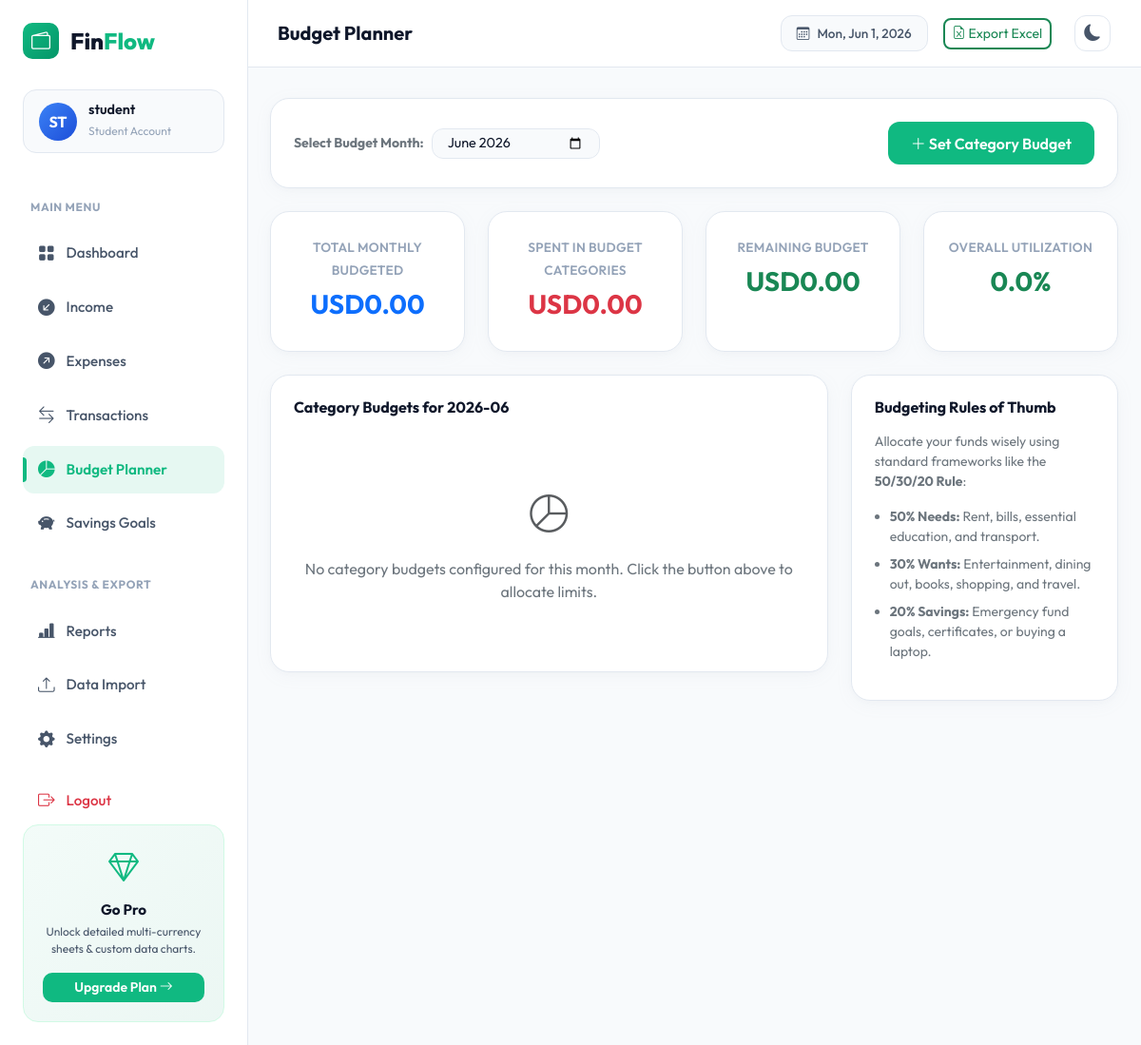
Screenshot of /budget (signed in) with the database file from the repository.
### database/models.py (models this page shows, shortened)
class User(db.Model):
    __tablename__ = 'user'
    id = db.Column(db.Integer, primary_key=True)
    username = db.Column(db.String(100), unique=True, nullable=False)
    email = db.Column(db.String(120), unique=True, nullable=False)
    password_hash = db.Column(db.String(256), nullable=False)
    incomes = db.relationship('Income', backref='user', lazy=True, cascade="all, delete-orphan")
    expenses = db.relationship('Expense', backref='user', lazy=True, cascade="all, delete-orphan")
    budgets = db.relationship('Budget', backref='user', lazy=True, cascade="all, delete-orphan")
    savings_goals = db.relationship('SavingsGoal', backref='user', lazy=True, cascade="all, delete-orphan")
    settings = db.relationship('Settings', backref='user', uselist=False, lazy=True, cascade="all, delete-orphan")

class Settings(db.Model):
    __tablename__ = 'settings'
    id = db.Column(db.Integer, primary_key=True)
    user_id = db.Column(db.Integer, db.ForeignKey('user.id'), nullable=False)
    currency = db.Column(db.String(10), nullable=False, default='USD')
    theme = db.Column(db.String(10), nullable=False, default='light')
    export_preference = db.Column(db.String(20), nullable=False, default='excel')
    is_premium = db.Column(db.Boolean, default=False, nullable=False)

### routes/budget.py (the view, shortened to what this page needs)
@budget_bp.route('/budget', methods=['GET'])
def list_budget():
    settings = get_current_settings()
    user_id = session['user_id']
    selected_month = request.args.get('month', date.today().strftime('%Y-%m'))
    try:
        year_val, month_val = map(int, selected_month.split('-'))
    except ValueError:
        selected_month = date.today().strftime('%Y-%m')
        year_val = date.today().year
        month_val = date.today().month
    budgets = Budget.query.filter(Budget.month == selected_month, Budget.user_id == user_id).all()
    budget_details = []
    total_budget_limit = 0.0
    total_spent = 0.0
    categories = ["Food", "Transport", "Rent", "Education", "Books", "Shopping", "Entertainment", "Health", "Travel", "Subscriptions", "Other"]
    remaining_total = total_budget_limit - total_spent
    total_utilization = round((total_spent / total_budget_limit) * 100, 1) if total_budget_limit > 0 else 0.0
    return render_template(
        'budget.html',
        settings=settings,
        budgets=budget_details,
        categories=categories,
        selected_month=selected_month,
        total_budget_limit=total_budget_limit,
        total_spent=total_spent,
        remaining_total=remaining_total,
        total_utilization=total_utilization
    )

### templates/budget.html (shortened to what this page needs)
{% extends 'base.html' %}
{% block page_title %}Budget Planner{% endblock %}
{% block content %}
<div class="animate-fade-in">
    <div class="stat-card mb-4">
        <div class="d-flex flex-column flex-md-row justify-content-between align-items-md-center gap-3">
            <form action="{{ url_for('budget.list_budget') }}" method="GET" class="d-flex align-items-center gap-2 m-0" id="month-form">
                <label for="month" class="small fw-bold text-secondary text-nowrap m-0">Select Budget Month:</label>
                <input type="month" name="month" id="month" class="form-control py-1 px-3" value="{{ selected_month }}" onchange="document.getElementById('month-form').submit();">
            </form>
            <button class="btn btn-primary-custom" data-bs-toggle="modal" data-bs-target="#addBudgetModal">
                <i class="bi bi-plus-lg"></i> Set Category Budget
            </button>
        </div>
    </div>
    <div class="row g-4 mb-4">
        <div class="col-md-3">
            <div class="stat-card text-center">
                <span class="card-label">Total Monthly Budgeted</span>
                <h3 class="fw-bold mt-2 text-primary">{{ settings.currency if settings else '$' }}{{ "{:,.2f}".format(total_budget_limit) }}</h3>
            </div>
        </div>
        <div class="col-md-3">
            <div class="stat-card text-center">
                <span class="card-label">Spent in Budget Categories</span>
                <h3 class="fw-bold mt-2 text-danger">{{ settings.currency if settings else '$' }}{{ "{:,.2f}".format(total_spent) }}</h3>
            </div>
        </div>
        <div class="col-md-3">
            <div class="stat-card text-center">
                <span class="card-label">Remaining Budget</span>
                <h3 class="fw-bold mt-2 text-success">{{ settings.currency if settings else '$' }}{{ "{:,.2f}".format(remaining_total) }}</h3>
            </div>
        </div>
        <div class="col-md-3">
            <div class="stat-card text-center">
                <span class="card-label">Overall Utilization</span>
                <h3 class="fw-bold mt-2 {% if total_utilization > 100 %}text-danger{% elif total_utilization > 80 %}text-warning{% else %}text-success{% endif %}">{{ total_utilization }}%</h3>
            </div>
        </div>
    </div>
    <div class="row g-4">
        <div class="col-lg-8">
            <div class="custom-table-card p-4">
                <h6 class="fw-bold mb-4">Category Budgets for {{ selected_month }}</h6>
                {% if budgets %}
                    <div class="d-flex flex-column gap-4">
                        {% for b in budgets %}
                        <div class="budget-row p-3 rounded-4 border" style="background-color: var(--bg-primary);">
                            <div class="d-flex justify-content-between align-items-center mb-2">
                                <div>
                                    <span class="fw-bold fs-6">{{ b.category }}</span>
                                    {% if b.is_overspent %}
                                        <span class="badge bg-danger-subtle text-danger ms-2"><i class="bi bi-exclamation-triangle-fill"></i> Overspent</span>
                                    {% endif %}
                                </div>
                                <div class="d-flex gap-2 align-items-center">
                                    <button class="btn btn-sm btn-outline-primary border-0 rounded-3"
                                            data-bs-toggle="modal"
                                            data-bs-target="#editBudgetModal"
                                            data-id="{{ b.id }}"
                                            data-limit="{{ b.limit_amount }}"
                                            data-category="{{ b.category }}">
                                        <i class="bi bi-pencil-square"></i>
                                    </button>
                                    <form action="{{ url_for('budget.delete_budget', id=b.id) }}" method="POST" class="m-0" onsubmit="return confirm('Are you sure you want to delete this budget limit?');">
                                        <button type="submit" class="btn btn-sm btn-outline-danger border-0 rounded-3">
                                            <i class="bi bi-trash"></i>
                                        </button>
                                    </form>
                                </div>
                            </div>
                            <div class="d-flex justify-content-between align-items-center mb-2 small text-secondary">
                                <span>Spent: {{ settings.currency if settings else '$' }}{{ "{:,.2f}".format(b.spent) }}</span>
                                <span>Limit: {{ settings.currency if settings else '$' }}{{ "{:,.2f}".format(b.limit_amount) }}</span>
                            </div>
                            <div class="progress mb-2" style="height: 10px; border-radius: 10px; background-color: var(--border-color);">
                                <div class="progress-bar {% if b.utilization > 100 %}bg-danger{% elif b.utilization > 80 %}bg-warning{% else %}bg-success{% endif %}"
                                     role="progressbar"
                                     style="width: {% if b.utilization > 100 %}100%{% else %}{{ b.utilization }}%{% endif %}; border-radius: 10px;"
                                     aria-valuenow="{{ b.utilization }}"
                                     aria-valuemin="0"
                                     aria-valuemax="100"></div>
                            </div>
                            <div class="d-flex justify-content-between align-items-center small">
                                <span class="text-muted">Utilization: {{ b.utilization }}%</span>
                                <span class="{% if b.remaining < 0 %}text-danger fw-bold{% else %}text-success{% endif %}">
                                    {% if b.remaining < 0 %}
                                        Over by {{ settings.currency if settings else '$' }}{{ "{:,.2f}".format(b.remaining | abs) }}
                                    {% else %}
                                        {{ settings.currency if settings else '$' }}{{ "{:,.2f}".format(b.remaining) }} Left
                                    {% endif %}
                                </span>
                            </div>
                        </div>
                        {% endfor %}
                    </div>
                {% else %}
                    <div class="text-center py-5 text-secondary">
                        <i class="bi bi-pie-chart fs-1 text-muted d-block mb-3"></i>
                        No category budgets configured for this month. Click the button above to allocate limits.
                    </div>
                {% endif %}
            </div>
        </div>
        <div class="col-lg-4">
            <div class="stat-card">
                <h6 class="m-0 fw-bold mb-3">Budgeting Rules of Thumb</h6>
                <p class="text-secondary small">
                    Allocate your funds wisely using standard frameworks like the <strong>50/30/20 Rule</strong>:
                </p>
                <ul class="text-secondary small ps-3">
                    <li class="mb-2"><strong>50% Needs:</strong> Rent, bills, essential education, and transport.</li>
                    <li class="mb-2"><strong>30% Wants:</strong> Entertainment, dining out, books, shopping, and travel.</li>
                    <li><strong>20% Savings:</strong> Emergency fund goals, certificates, or buying a laptop.</li>
                </ul>
            </div>
        </div>
    </div>
</div>
{% endblock %}

### templates/base.html (shortened to what this page needs)
<!DOCTYPE html>
<html lang="en" data-theme="{{ settings.theme if settings else 'light' }}">
<head>
    <link href="https://cdn.jsdelivr.net/npm/bootstrap@5.3.3/dist/css/bootstrap.min.css" rel="stylesheet">
    <link href="https://cdn.jsdelivr.net/npm/bootstrap-icons@1.11.3/font/bootstrap-icons.min.css" rel="stylesheet">
    <link rel="stylesheet" href="{{ url_for('static', filename='css/styles.css') }}">
</head>
<body>
    <div class="app-container">
        <aside class="sidebar">
            <div class="sidebar-header">
                <div class="logo-area">
                    <span class="logo-icon"><i class="bi bi-wallet2"></i></span>
                    <span class="logo-text">Fin<span>Flow</span></span>
                </div>
            </div>
            {% if current_user %}
            <div class="profile-card">
                <div class="profile-avatar">
                    <span class="avatar-placeholder">{{ current_user.username[:2].upper() }}</span>
                </div>
                <div class="profile-info">
                    <h6 class="profile-name">{{ current_user.username }}</h6>
                    <span class="profile-role">Student Account</span>
                </div>
            </div>
            {% endif %}
            <nav class="sidebar-nav">
                <div class="nav-section-title">Main Menu</div>
                <a href="{{ url_for('dashboard.home') }}" class="nav-item {% if request.path == '/' %}active{% endif %}">
                    <i class="bi bi-grid-fill"></i>
                    <span>Dashboard</span>
                </a>
                <a href="{{ url_for('income.list_income') }}" class="nav-item {% if '/income' in request.path %}active{% endif %}">
                    <i class="bi bi-arrow-down-left-circle-fill"></i>
                    <span>Income</span>
                </a>
                <a href="{{ url_for('expense.list_expense') }}" class="nav-item {% if '/expense' in request.path %}active{% endif %}">
                    <i class="bi bi-arrow-up-right-circle-fill"></i>
                    <span>Expenses</span>
                </a>
                <a href="{{ url_for('dashboard.list_transactions') }}" class="nav-item {% if '/transactions' in request.path %}active{% endif %}">
                    <i class="bi bi-arrow-left-right"></i>
                    <span>Transactions</span>
                </a>
                <a href="{{ url_for('budget.list_budget') }}" class="nav-item {% if '/budget' in request.path %}active{% endif %}">
                    <i class="bi bi-pie-chart-fill"></i>
                    <span>Budget Planner</span>
                </a>
                <a href="{{ url_for('savings.list_savings') }}" class="nav-item {% if '/savings' in request.path %}active{% endif %}">
                    <i class="bi bi-piggy-bank-fill"></i>
                    <span>Savings Goals</span>
                </a>
                <div class="nav-section-title mt-4">Analysis & Export</div>
                <a href="{{ url_for('reports.view_reports') }}" class="nav-item {% if '/reports' in request.path %}active{% endif %}">
                    <i class="bi bi-bar-chart-line-fill"></i>
                    <span>Reports</span>
                </a>
                <a href="{{ url_for('export.import_data') }}" class="nav-item {% if '/import' in request.path %}active{% endif %}">
                    <i class="bi bi-upload"></i>
                    <span>Data Import</span>
                </a>
                <a href="{{ url_for('dashboard.view_settings') }}" class="nav-item {% if '/settings' in request.path %}active{% endif %}">
                    <i class="bi bi-gear-fill"></i>
                    <span>Settings</span>
                </a>
                <a href="{{ url_for('auth.logout') }}" class="nav-item text-danger mt-2">
                    <i class="bi bi-box-arrow-right text-danger"></i>
                    <span>Logout</span>
                </a>
            </nav>
            <div class="sidebar-promo">
                <i class="bi bi-gem promo-icon"></i>
                <h5>Go Pro</h5>
                <p>Unlock detailed multi-currency sheets & custom data charts.</p>
                <a href="#" class="btn btn-promo btn-sm">Upgrade Plan <i class="bi bi-arrow-right"></i></a>
            </div>
        </aside>
        <main class="main-content">
            <header class="top-header">
                <div class="header-search">
                    <h5 class="m-0 page-title">{% block page_title %}Dashboard Overview{% endblock %}</h5>
                </div>
                <div class="header-actions">
                    <div class="date-badge d-none d-md-flex">
                        <i class="bi bi-calendar3"></i>
                        <span id="header-date">May 31, 2026</span>
                    </div>
                    <a href="{{ url_for('export.export_excel') }}" class="btn btn-sm btn-outline-success border-2 rounded-3 me-2">
                        <i class="bi bi-file-earmark-excel"></i> Export Excel
                    </a>
                    <form action="{{ url_for('dashboard.view_settings') }}" method="POST" id="theme-toggle-form" class="m-0">
                        <button type="submit" class="theme-toggle-btn" title="Toggle Light/Dark Mode">
                            {% if settings and settings.theme == 'dark' %}
                                <i class="bi bi-sun-fill"></i>
                            {% else %}
                                <i class="bi bi-moon-fill"></i>
                            {% endif %}
                        </button>
                    </form>
                </div>
            </header>
            <div class="content-body container-fluid px-4 py-3">
                {% block content %}{% endblock %}
            </div>
        </main>
    </div>
</body>
</html>

### rows the page displays
User: username "ST", username "student"
Settings: currency "USD"

### other values shown
{{ "{:,.2f}".format(total_budget_limit) }} "0.00"
{{ "{:,.2f}".format(total_spent) }} "0.00"
{{ "{:,.2f}".format(remaining_total) }} "0.00"
{{ total_utilization }} "0.0"
{{ selected_month }} "2026-06"
